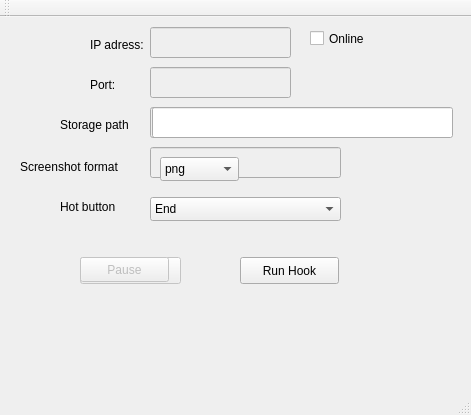
<?xml version="1.0" encoding="UTF-8"?>
<ui version="4.0">
 <class>MainWindow</class>
 <widget class="QMainWindow" name="MainWindow">
  <property name="enabled">
   <bool>true</bool>
  </property>
  <property name="geometry">
   <rect>
    <x>0</x>
    <y>0</y>
    <width>471</width>
    <height>415</height>
   </rect>
  </property>
  <property name="windowTitle">
   <string>Hook</string>
  </property>
  <widget class="QWidget" name="centralWidget">
   <widget class="QPushButton" name="pushButtonRunStop">
    <property name="enabled">
     <bool>true</bool>
    </property>
    <property name="geometry">
     <rect>
      <x>240</x>
      <y>240</y>
      <width>99</width>
      <height>27</height>
     </rect>
    </property>
    <property name="text">
     <string>Run Hook</string>
    </property>
   </widget>
   <widget class="QLineEdit" name="lineEditIP">
    <property name="enabled">
     <bool>false</bool>
    </property>
    <property name="geometry">
     <rect>
      <x>150</x>
      <y>10</y>
      <width>141</width>
      <height>31</height>
     </rect>
    </property>
   </widget>
   <widget class="QLineEdit" name="lineEditPort">
    <property name="enabled">
     <bool>false</bool>
    </property>
    <property name="geometry">
     <rect>
      <x>150</x>
      <y>50</y>
      <width>141</width>
      <height>31</height>
     </rect>
    </property>
   </widget>
   <widget class="QLabel" name="label">
    <property name="geometry">
     <rect>
      <x>90</x>
      <y>20</y>
      <width>58</width>
      <height>16</height>
     </rect>
    </property>
    <property name="text">
     <string>IP adress:</string>
    </property>
   </widget>
   <widget class="QLabel" name="label_2">
    <property name="geometry">
     <rect>
      <x>90</x>
      <y>60</y>
      <width>58</width>
      <height>16</height>
     </rect>
    </property>
    <property name="text">
     <string>Port:</string>
    </property>
   </widget>
   <widget class="QPushButton" name="pushButtonConnect">
    <property name="enabled">
     <bool>false</bool>
    </property>
    <property name="geometry">
     <rect>
      <x>80</x>
      <y>240</y>
      <width>101</width>
      <height>27</height>
     </rect>
    </property>
    <property name="text">
     <string>Connect</string>
    </property>
   </widget>
   <widget class="QLineEdit" name="lineEditKey">
    <property name="enabled">
     <bool>false</bool>
    </property>
    <property name="geometry">
     <rect>
      <x>150</x>
      <y>90</y>
      <width>191</width>
      <height>31</height>
     </rect>
    </property>
   </widget>
   <widget class="QLineEdit" name="lineEditMouse">
    <property name="enabled">
     <bool>false</bool>
    </property>
    <property name="geometry">
     <rect>
      <x>150</x>
      <y>130</y>
      <width>191</width>
      <height>31</height>
     </rect>
    </property>
   </widget>
   <widget class="QLabel" name="labelKey">
    <property name="geometry">
     <rect>
      <x>60</x>
      <y>100</y>
      <width>91</width>
      <height>16</height>
     </rect>
    </property>
    <property name="text">
     <string>Storage path</string>
    </property>
   </widget>
   <widget class="QPushButton" name="pushButtonPause">
    <property name="enabled">
     <bool>false</bool>
    </property>
    <property name="geometry">
     <rect>
      <x>80</x>
      <y>240</y>
      <width>89</width>
      <height>25</height>
     </rect>
    </property>
    <property name="text">
     <string>Pause</string>
    </property>
   </widget>
   <widget class="QCheckBox" name="checkBox">
    <property name="enabled">
     <bool>true</bool>
    </property>
    <property name="geometry">
     <rect>
      <x>310</x>
      <y>10</y>
      <width>92</width>
      <height>23</height>
     </rect>
    </property>
    <property name="text">
     <string>Online</string>
    </property>
   </widget>
   <widget class="QComboBox" name="comboBoxHotKey">
    <property name="geometry">
     <rect>
      <x>150</x>
      <y>180</y>
      <width>191</width>
      <height>24</height>
     </rect>
    </property>
    <item>
     <property name="text">
      <string>End</string>
     </property>
    </item>
    <item>
     <property name="text">
      <string>Home</string>
     </property>
    </item>
    <item>
     <property name="text">
      <string>Esc</string>
     </property>
    </item>
   </widget>
   <widget class="QLabel" name="label_4">
    <property name="geometry">
     <rect>
      <x>60</x>
      <y>180</y>
      <width>81</width>
      <height>20</height>
     </rect>
    </property>
    <property name="text">
     <string>Hot button</string>
    </property>
   </widget>
   <widget class="QLabel" name="label_5">
    <property name="geometry">
     <rect>
      <x>20</x>
      <y>140</y>
      <width>121</width>
      <height>20</height>
     </rect>
    </property>
    <property name="text">
     <string>Screenshot format</string>
    </property>
   </widget>
   <widget class="QLineEdit" name="lineEditPath">
    <property name="geometry">
     <rect>
      <x>152</x>
      <y>90</y>
      <width>301</width>
      <height>31</height>
     </rect>
    </property>
   </widget>
   <widget class="QComboBox" name="comboBoxFormat">
    <property name="geometry">
     <rect>
      <x>160</x>
      <y>140</y>
      <width>79</width>
      <height>24</height>
     </rect>
    </property>
    <item>
     <property name="text">
      <string>png</string>
     </property>
    </item>
    <item>
     <property name="text">
      <string>jpeg</string>
     </property>
    </item>
   </widget>
  </widget>
  <widget class="QMenuBar" name="menuBar">
   <property name="geometry">
    <rect>
     <x>0</x>
     <y>0</y>
     <width>471</width>
     <height>22</height>
    </rect>
   </property>
  </widget>
  <widget class="QToolBar" name="mainToolBar">
   <attribute name="toolBarArea">
    <enum>TopToolBarArea</enum>
   </attribute>
   <attribute name="toolBarBreak">
    <bool>false</bool>
   </attribute>
  </widget>
  <widget class="QStatusBar" name="statusBar"/>
 </widget>
 <layoutdefault spacing="6" margin="11"/>
 <resources/>
 <connections/>
</ui>
